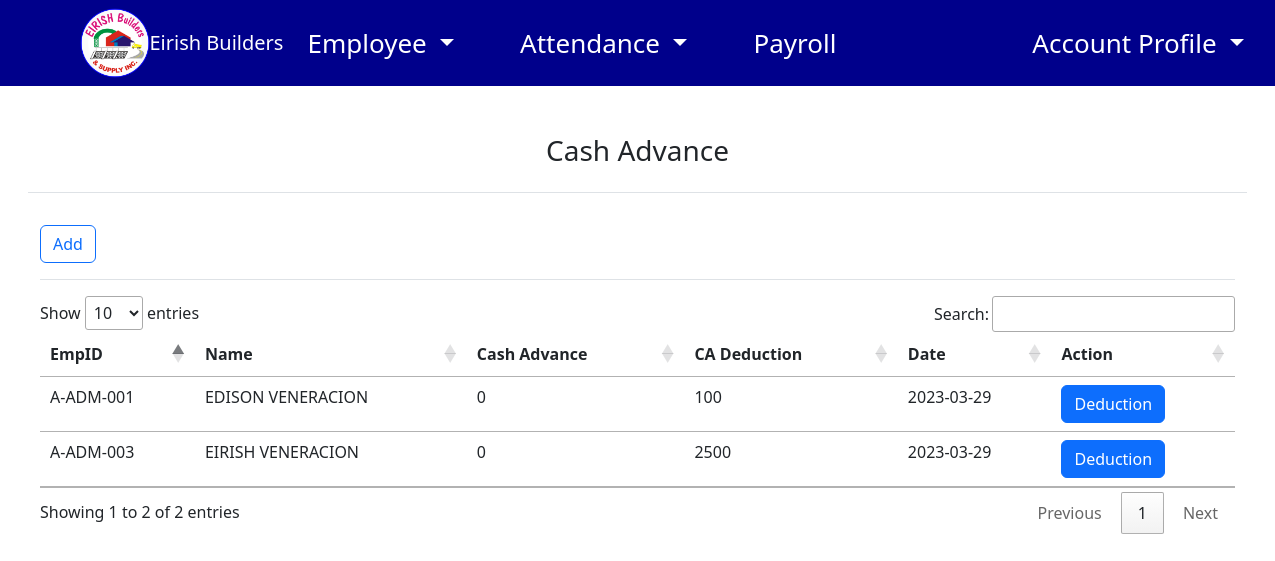
Screenshot of /code/cash_adv.php (signed in) with the database file from the repository.
### tables this page shows
CREATE TABLE `cash_advance` (
  `id` int(11) NOT NULL,
  `emp_id` varchar(255) NOT NULL,
  `name` varchar(255) NOT NULL,
  `total_cash_advance` int(11) NOT NULL,
  `ca_deduction` int(11) NOT NULL DEFAULT 0,
  `date` date NOT NULL
);

### code/cash_adv.php (the view, shortened to what this page needs)
<?php
require_once('home.php');
?>
<!DOCTYPE html>
<html lang="en">
<head>
  <link href="//cdn.datatables.net/1.10.25/css/jquery.dataTables.min.css" rel="stylesheet">
</head>
<body>
  <div class="container-fluid">
    <div class="row my-5 mx-3">
      <h3 class="text-center">Cash Advance</h3>
      <div class="border-bottom my-3 hide"></div>
      <div class="dropdown my-3">
        <button type="button" class="btn btn-outline-primary" data-bs-target="#deductionModal" data-bs-toggle="modal">Add</button>
        <div class="border-bottom my-3 hide"></div>
        <div class="overflow-auto">
          <table class="table table-hover ">
            <thead>
              <tr>
                <th>EmpID</th>
                <th>Name</th>
                <th>Cash Advance</th>
                <th>CA Deduction</th>
                <th>Date</th>
                <th>Action</th>
              </tr>
            </thead>
            <tbody>
              <?php $cash_advance = mysqli_query($GLOBALS['con'], 'Select * From cash_advance');
              while ($rows = mysqli_fetch_assoc($cash_advance)) {
                $id = $rows['emp_id'];
              ?>
                <tr>
                  <td><?= $id ?></td>
                  <td><?= $rows['name'] ?></td>
                  <td><?= $rows['total_cash_advance'] ?></td>
                  <td><?= $rows['ca_deduction'] ?></td>
                  <td><?= $rows['date'] ?></td>
                  <td><button type="button" class="btn btn-primary" data-bs-toggle="modal" data-bs-target="#caDeduction<?= $id ?>">Deduction</button></td>
                </tr>
              <?php
              } ?>
            </tbody>
          </table>
        </div>
        <br>
        <br>
        <br>
      </div>
    </div>
  </div>
</body>
</html>

### rows the page displays
cash_advance: emp "A-ADM-001", name "EDISON VENERACION", total_cash_advance "0", ca_deduction "100", date "2023-03-29"
cash_advance: emp "A-ADM-003", name "EIRISH VENERACION", total_cash_advance "0", ca_deduction "2500", date "2023-03-29"
